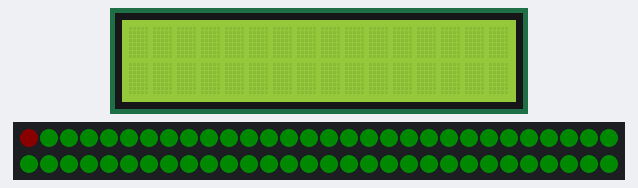
Simulated run of this program. Board: Raspberry Pi Pico running MicroPython. Parts: 16×2 character LCD, 60 RGB LEDs in strip order, left to right, continuing on the next row. Dim RGB values are drawn brighter than linear; files the program writes start out absent; library files of the repository ran but are not shown: neopixel.py, lcd_api.py, pico_i2c_lcd.py; what the program prints to the serial console is not drawn.

Above: at 0.6 s.

The program:

Lights.py
```python
"""
from neopixel import Neopixel
import sample_code

pixels = Neopixel(30, 0, 28, 'RGB')

#pixels.fill((0, 25, 0))

#pixels.set_pixel(0, (10, 0, 0))
#pixels.set_pixel_line(0, 7, (0, 10, 0))
pixels.fill((160, 32, 240), 10)

rgbw1 = (0, 0, 50, 0)
rgbw2 = (50, 0, 0, 250)

#pixels.set_pixel_line(5, 7, rgbw2)
#pixels.set_pixel_line_gradient(0, 5, rgbw1, rgbw2)

#color = pixels.colorHSV(6000, 55, 255)
#pixels.fill(color)

pixels.show()

while True:
    text()
"""


# Example showing how functions, that accept tuples of rgb values,
# simplify working with gradients

import time
from neopixel import Neopixel
from currenttime import timestuff


numpix = 60
strip = Neopixel(numpix, 0, 28, "GRB")
# strip = Neopixel(numpix, 0, 0, "GRBW")

red = (255, 0, 0)
orange = (255, 50, 0)
yellow = (255, 100, 0)
green = (0, 255, 0)
blue = (0, 0, 255)
indigo = (100, 0, 90)
violet = (200, 0, 100)
colors_rgb = [red, orange, yellow, green, blue, indigo, violet]

# same colors as normaln rgb, just 0 added at the end
colors_rgbw = [color+tuple([0]) for color in colors_rgb]
colors_rgbw.append((0, 0, 0, 255))

# uncomment colors_rgbw if you have RGBW strip
colors = colors_rgb
# colors = colors_rgbw


step = round(numpix / len(colors))
current_pixel = 0
strip.brightness(10)


'''
for color1, color2 in zip(colors, colors[1:]):
    strip.set_pixel_line_gradient(current_pixel, current_pixel + 1, color1, color2)
    current_pixel += 1

strip.set_pixel_line_gradient(current_pixel, numpix-1, violet, red)
strip.show()
'''
'''
while current_pixel <30:
    strip.rotate_right(1)
    time.sleep(0.042)
    strip.show()
'''
'''
num= int(input())

while True:
    strip.fill(green)
    strip.set_pixel_line(0, num , red)
    strip.show()
    num = int(input())
    text(str(num))
'''

while True:
    strip.fill(green)
    strip.set_pixel_line(0,current_pixel,red)
    current_pixel+=1
    time.sleep(.5)
    strip.show()

    if current_pixel==7:
        current_pixel-=1
```

sample_code.py
```python
import time
import machine
from machine import I2C
from lcd_api import LcdApi
from pico_i2c_lcd import I2cLcd


# 16 x 2 LCD I2C Sample Code
# Library from https://github.com/T-622/RPI-PICO-I2C-LCD

# See library GitHub repository for full list of functions and their use

I2C_ADDR     = 0x27
I2C_NUM_ROWS = 2
I2C_NUM_COLS = 16

print("Running sample code...")

sda = machine.Pin(26)
scl = machine.Pin(27) # NOTE: It is important you change this to match the SDA and SCL pins you are using.
i2c_controller = 1    # Also change this to match the controller you are using (Listed on the Raspberry Pi Pico W Pinout as "I2C0" or "I2C1")
                      # You will need to wire the LCD to your Pi Pico, ensuring that each pin goes to the correct header. The pinout should be written on the LCDs PCB.
                      # You can use either 5V power via VBUS or 3.3V power via either VSYS or 3V(OUT).

i2c = I2C(i2c_controller, sda=sda, scl=scl, freq=400000)
lcd = I2cLcd(i2c, I2C_ADDR, I2C_NUM_ROWS, I2C_NUM_COLS)

testString = " the screen!"

def text(string):
    lcd.putstr(string)
    time.sleep(0.3)
    lcd.clear()
```

currenttime.py
```python
import machine
import utime
from sample_code import text

rtc=machine.RTC()

file = open("temps.txt", "w")

def timestuff():
    timestamp=rtc.datetime()
    timestring="   %04d-%02d-%02d \n    %02d:%02d:%02d"%(timestamp[0:3] +
                                                timestamp[4:7])
    text(timestring)


    
```
